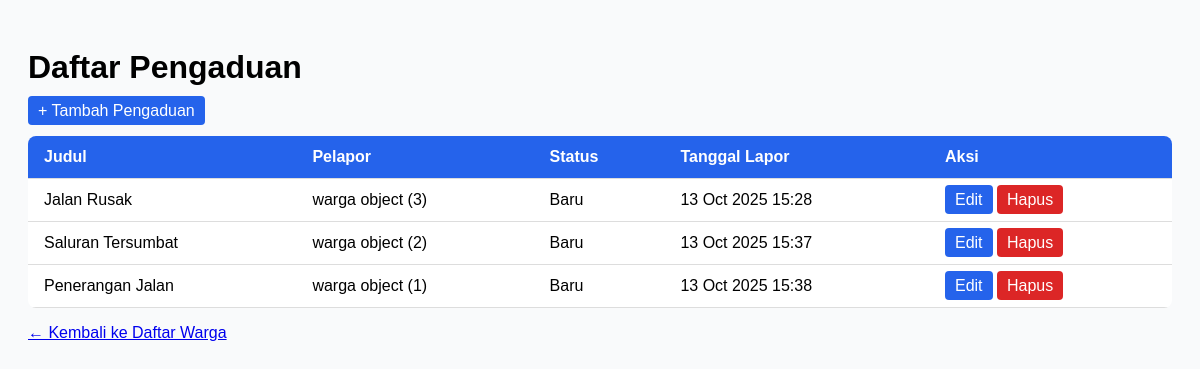
The page /warga/pengaduan/ on the database its author committed.
### warga/models.py (models this page shows, shortened)
class Pengaduan(models.Model):
    STATUS_CHOICES = [
        ('BARU','Baru'),
        ('DIPROSES','Selesai'),
        ('SELESAI','Selesai'),
    ]
    judul = models.CharField(max_length=200)
    deskripsi = models.TextField()
    status = models.CharField(max_length=10, choices=STATUS_CHOICES, default='BARU')
    tanggal_lapor = models.DateTimeField(auto_now_add=True)
    pelapor = models.ForeignKey(warga, on_delete=models.CASCADE, related_name='pengaduan')

class warga(models.Model):
    nik = models.CharField(max_length=16, unique=True, verbose_name="Nomer Induk Kependudukan")
    nama_lengkap = models.CharField(max_length=100, verbose_name="Nama Lengkap")
    alamat = models.TextField(verbose_name="Alamat Tinggal")
    no_telpon = models.CharField(max_length=15, blank=True, verbose_name="Nomor Telpon")
    tanggal_registrasi = models.DateTimeField(auto_now_add=True)

### warga/views.py (the view)
# urls.py: path('pengaduan/', PengaduanListView.as_view(), name='pengaduan-list'),
class PengaduanListView(ListView):
    model = Pengaduan
    template_name = 'pengaduan_list.html'  # pastikan nanti kamu buat file ini di templates
    context_object_name = 'pengaduan_list'  # agar mudah dipanggil di template

### kelurahan/warga/templates/warga/pengaduan_list.html (shortened to what this page needs)
<!DOCTYPE html>
<html lang="id">
<head>
</head>
<body>
    <h1>Daftar Pengaduan</h1>
    <p><a href="{% url 'pengaduan-tambah' %}" class="button">+ Tambah Pengaduan</a></p>
    <table>
        <thead>
            <tr>
                <th>Judul</th>
                <th>Pelapor</th>
                <th>Status</th>
                <th>Tanggal Lapor</th>
                <th>Aksi</th>
            </tr>
        </thead>
        <tbody>
            {% for p in pengaduan_list %}
            <tr>
                <td>{{ p.judul }}</td>
                <td>{{ p.pelapor }}</td>
                <td>{{ p.get_status_display }}</td>
                <td>{{ p.tanggal_lapor|date:"d M Y H:i" }}</td>
                <td>
                    <a href="{% url 'pengaduan-edit' p.pk %}" class="button">Edit</a>
                    <a href="{% url 'pengaduan-hapus' p.pk %}" class="button delete">Hapus</a>
                </td>
            </tr>
            {% empty %}
            <tr>
                <td colspan="5">Belum ada pengaduan.</td>
            </tr>
            {% endfor %}
        </tbody>
    </table>
    <p><a href="{% url 'warga-list' %}">← Kembali ke Daftar Warga</a></p>
</body>
</html>

### kelurahan/warga/templates/warga/pengaduan_list.html (style rules this page uses)
body { font-family: Arial, sans-serif; background: #f9fafb; padding: 20px; }
table { border-collapse: collapse; width: 100%; background: white; border-radius: 8px; overflow: hidden; }
th, td { padding: 12px 16px; border-bottom: 1px solid #ddd; }
th { background: #2563eb; color: white; text-align: left; }
a.button { text-decoration: none; background: #2563eb; color: white; padding: 6px 10px; border-radius: 4px; }
a.button.delete { background: #dc2626; }
h1 { margin-bottom: 16px; }

### rows shown on the page
Pengaduan: judul "Jalan Rusak", pelapor "warga object (3)", status "Baru", tanggal_lapor "13 Oct 2025 15:28"
Pengaduan: judul "Saluran Tersumbat", pelapor "warga object (2)", status "Baru", tanggal_lapor "13 Oct 2025 15:37"
Pengaduan: judul "Penerangan Jalan", pelapor "warga object (1)", status "Baru", tanggal_lapor "13 Oct 2025 15:38"
